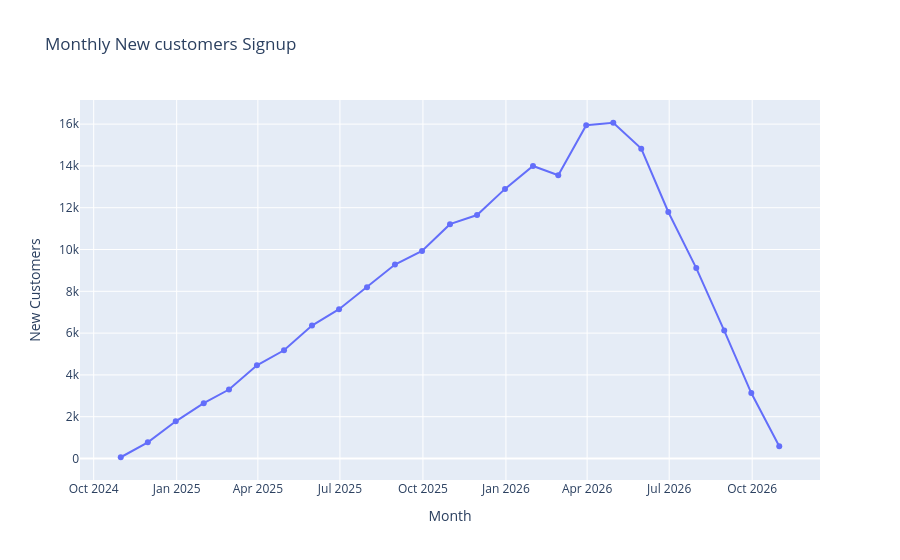

Source (notebook cell):
### Markdown cell above
## Chart 2: Monthly signup trend

A line chart of total signups per month. This is the headline trend
question: are signups growing, flat, or declining?

### Code cell
monthly_signups = (
    df.set_index('signup_date')
    .resample('ME')
    .size()
    .reset_index(name='signups')
)
monthly_signups
fig_signup_trend = px.line(
    monthly_signups,
    x='signup_date',
    y = 'signups',
    title = 'Monthly New customers Signup',
    labels={'signup_date': 'Month', 'signups': 'New Customers'},
    markers=True
)
fig_signup_trend.update_layout(showlegend=False)
fig_signup_trend.show()

### Figure 1 — Plotly figure (JSON) as saved in the notebook; plotly's stock layout.template omitted (floating-point values rounded to 4 significant figures)
{"data": [{"hovertemplate": "Month=%{x}<br>New Customers=%{y}<extra></extra>", "legendgroup": "", "line": {"color": "#636efa", "dash": "solid"}, "marker": {"symbol": "circle"}, "mode": "lines+markers", "name": "", "orientation": "v", "showlegend": false, "type": "scatter", "x": ["2024-10-31T00:00:00.000000", "2024-11-30T00:00:00.000000", "2024-12-31T00:00:00.000000", "2025-01-31T00:00:00.000000", "2025-02-28T00:00:00.000000", "2025-03-31T00:00:00.000000", "2025-04-30T00:00:00.000000", "2025-05-31T00:00:00.000000", "2025-06-30T00:00:00.000000", "2025-07-31T00:00:00.000000", "2025-08-31T00:00:00.000000", "2025-09-30T00:00:00.000000", "2025-10-31T00:00:00.000000", "2025-11-30T00:00:00.000000", "2025-12-31T00:00:00.000000", "2026-01-31T00:00:00.000000", "2026-02-28T00:00:00.000000", "2026-03-31T00:00:00.000000", "2026-04-30T00:00:00.000000", "2026-05-31T00:00:00.000000", "2026-06-30T00:00:00.000000", "2026-07-31T00:00:00.000000", "2026-08-31T00:00:00.000000", "2026-09-30T00:00:00.000000", "2026-10-31T00:00:00.000000"], "xaxis": "x", "y": [60, 774, 1779, 2645, 3300, 4457, 5178, 6359, 7145, 8195, 9281, 9931, 11213, 11651, 12901, 13996, 13553, 15950, 16065, 14826, 11794, 9111, 6121, 3130, 585], "yaxis": "y"}], "layout": {"legend": {"tracegroupgap": 0}, "showlegend": false, "title": {"text": "Monthly New customers Signup"}, "xaxis": {"anchor": "y", "domain": [0, 1], "title": {"text": "Month"}}, "yaxis": {"anchor": "x", "domain": [0, 1], "title": {"text": "New Customers"}}}}
